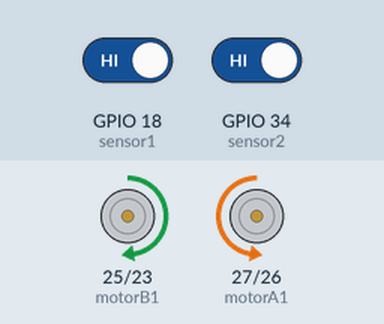
Simulated run of this sketch. Board: ESP32. On the bench: motor-driver pin pairs drawn as motors (green arrow = first pin HIGH = forward, orange = second pin HIGH = backward, longer = more drive). Inputs (shaded band) come from the test bench; at power-on: GPIO 18 (sensor1) HIGH, GPIO 34 (sensor2) HIGH. What the sketch prints to the serial monitor is not drawn.

Above: at 1.2 s.
1.3 s: GPIO 18 (sensor1) driven LOW
Timing chart, 0 to 4.3 s (numbered marks = the images above; inputs shaded):
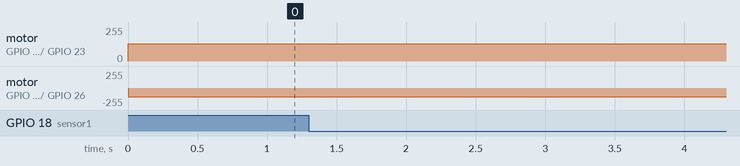

The sketch:

codigo_seguidor_de_linha_1.0.ino
```cpp
/*
 * OTAWebUpdater.ino Example from ArduinoOTA Library
 * Rui Santos
 * Complete Project Details https://randomnerdtutorials.com
 */


int motorA1 = 27;  //M1
int motorA2 = 26;  //M1

int motorB1 = 25;  //M2
int motorB2 = 23;  //M2

int sensor1 = 18;
int sensor2 = 34;

int valorSensor1;
int valorSensor2;
int velocidade = 130;


// config PWM motor3
int freq = 30000;
int canalPWM = 0;
int resolution = 8;

// config PWM motor2
int freq2 = 30000;
int canalPWM2 = 1;
int resolution2 = 8;


void setup() {

  pinMode(motorA1, OUTPUT);
  pinMode(motorA2, OUTPUT);
  pinMode(motorB1, OUTPUT);
  pinMode(motorB2, OUTPUT);
  pinMode(sensor1, INPUT);
  pinMode(sensor2, INPUT);

  ledcSetup(canalPWM, freq, resolution);
  ledcSetup(canalPWM2, freq2, resolution2);
  ledcAttachPin(motorA1, canalPWM);
  ledcAttachPin(motorB1, canalPWM2);

  ledcWrite(canalPWM, 0);
  ledcWrite(canalPWM2, 0);
  Serial.begin(115200);

}
void loop() {

  valorSensor1 = !digitalRead(sensor1); // 1 ligado, 0 desligado.
  valorSensor2 = !digitalRead(sensor2); // 1 ligado, 0 desligado.

  Serial.println(valorSensor1);
  Serial.println(valorSensor2);

  if (valorSensor1 == 0 && valorSensor2 == 0) {
    ledcAttachPin(motorA2, canalPWM);
    ledcWrite(canalPWM, velocidade);
    digitalWrite(motorA1, LOW);

    ledcAttachPin(motorB1, canalPWM2);
    ledcWrite(canalPWM2, velocidade);
    digitalWrite(motorB2, LOW);
  }


  if (valorSensor1 == 0 && valorSensor2 == 1) {
    ledcAttachPin(motorB1, canalPWM2);
    ledcWrite(canalPWM2, velocidade);
    digitalWrite(motorB2, LOW);

    ledcDetachPin(motorA1);
    ledcDetachPin(motorA2);
  }
  if (valorSensor1 == 1 && valorSensor2 == 0) {
    ledcAttachPin(motorA2, canalPWM);
    ledcWrite(canalPWM, velocidade);
    digitalWrite(motorA1, LOW);

    ledcDetachPin(motorB1);
    ledcDetachPin(motorB2);
  }
}
```
